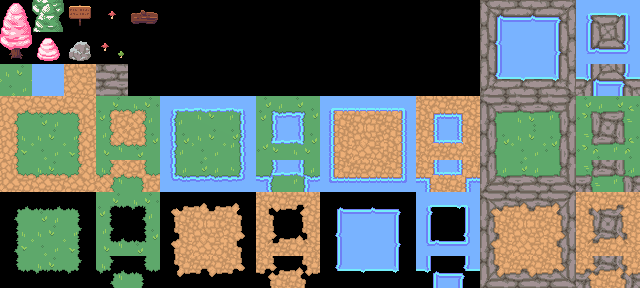

Tiled map render using the project's own tile images. Description and the map definition, with tile-layer contents summarised, below:
An orthogonal 20x9 tile map with 32x32 px tiles, 1 tile layer (ete), 4 tilesets and 195 objects (2x other).

<map version="1.10" tiledversion="1.11.0" orientation="orthogonal" renderorder="right-down" width="20" height="9" tilewidth="32" tileheight="32" infinite="0" nextlayerid="3" nextobjectid="4">
 <tileset firstgid="1" name="RPG Nature Tileset" tilewidth="32" tileheight="32" tilecount="180" columns="20">
  <image source="../ground/RPG Nature Tileset.png" width="641" height="288" />
  <tile id="0">
   <objectgroup draworder="index" id="2">
    <object id="1" x="8.92507" y="3.18751" width="14.1499" height="28.8699" />
    <object id="2" x="6.83041" y="9.19828" width="17.8838" height="4.18935" />
    <object id="3" x="1.00179" y="19.3984" width="30.0875" height="12.4769" />
    <object id="4" x="3.82503" y="13.0233" width="23.0749" height="18.852" />
   </objectgroup>
  </tile>
  <tile id="1">
   <objectgroup draworder="index" id="2">
    <object id="1" x="0" y="0" width="32" height="32" />
   </objectgroup>
  </tile>
  <tile id="2">
   <objectgroup draworder="index" id="2">
    <object id="1" x="4.87236" y="6.01075" width="21.9484" height="12.8412" />
    <object id="2" x="14.7992" y="4.91789" width="2.27681" height="20.9466" />
   </objectgroup>
  </tile>
  <tile id="4">
   <objectgroup draworder="index" id="2">
    <object id="1" x="2.68663" y="13.1144" width="27.0484" height="10.9287" />
    <object id="2" x="11.7938" y="10.0179" width="5.00897" height="10.9287" />
    <object id="3" x="15.71" y="12.0215" width="9.92687" height="3.00541" />
   </objectgroup>
  </tile>
  <tile id="15">
   <objectgroup draworder="index" id="2">
    <object id="1" x="0" y="0" width="32" height="32" />
   </objectgroup>
  </tile>
  <tile id="16">
   <objectgroup draworder="index" id="2">
    <object id="1" x="0" y="0" width="32" height="32" />
   </objectgroup>
  </tile>
  <tile id="17">
   <objectgroup draworder="index" id="2">
    <object id="1" x="0" y="0" width="32" height="32" />
   </objectgroup>
  </tile>
  <tile id="18">
   <objectgroup draworder="index" id="2">
    <object id="1" x="0" y="0" width="32" height="32" />
   </objectgroup>
  </tile>
  <tile id="19">
   <objectgroup draworder="index" id="2">
    <object id="1" x="0" y="0" width="32" height="32" />
   </objectgroup>
  </tile>
  <tile id="20">
   <objectgroup draworder="index" id="2">
    <object id="1" x="8.834" y="0" width="14.332" height="26.8663" />
    <object id="2" x="0" y="0" width="32" height="17.7591" />
   </objectgroup>
  </tile>
  <tile id="22">
   <objectgroup draworder="index" id="2">
    <object id="1" x="4.73575" y="16.0287" width="21.9484" height="13.843" />
    <object id="2" x="8.10543" y="8.834" width="17.668" height="7.46792" />
   </objectgroup>
  </tile>
  <tile id="35">
   <objectgroup draworder="index" id="2">
    <object id="1" x="0" y="0" width="32" height="32" />
   </objectgroup>
  </tile>
  <tile id="36">
   <objectgroup draworder="index" id="2">
    <object id="1" x="0" y="0" width="32" height="32" />
    <object id="2" x="0" y="0" width="32" height="32" />
   </objectgroup>
  </tile>
  <tile id="37">
   <objectgroup draworder="index" id="2">
    <object id="1" x="0" y="0" width="32" height="32" />
   </objectgroup>
  </tile>
  <tile id="38">
   <objectgroup draworder="index" id="2">
    <object id="1" x="0" y="0" width="32" height="32" />
   </objectgroup>
  </tile>
  <tile id="39">
   <objectgroup draworder="index" id="2">
    <object id="1" x="0" y="0" width="32" height="32" />
   </objectgroup>
  </tile>
  <tile id="41">
   <objectgroup draworder="index" id="2">
    <object id="1" x="0" y="0" width="32" height="32" />
   </objectgroup>
  </tile>
  <tile id="43">
   <objectgroup draworder="index" id="2">
    <object id="1" x="0" y="0" width="32" height="32" />
   </objectgroup>
  </tile>
  <tile id="55">
   <objectgroup draworder="index" id="2">
    <object id="1" x="0" y="0" width="32" height="32" />
   </objectgroup>
  </tile>
  <tile id="56">
   <objectgroup draworder="index" id="2">
    <object id="1" x="0" y="0" width="32" height="32" />
   </objectgroup>
  </tile>
  <tile id="57">
   <objectgroup draworder="index" id="2">
    <object id="1" x="0" y="0" width="32" height="32" />
   </objectgroup>
  </tile>
  <tile id="58">
   <objectgroup draworder="index" id="2">
    <object id="1" x="0" y="0" width="32" height="32" />
   </objectgroup>
  </tile>
  <tile id="59">
   <objectgroup draworder="index" id="2">
    <object id="1" x="0" y="0" width="32" height="32" />
   </objectgroup>
  </tile>
  <tile id="65">
   <objectgroup draworder="index" id="2">
    <object id="1" x="0" y="0" width="32" height="15" />
    <object id="2" x="0" y="15" width="15" height="17" />
   </objectgroup>
  </tile>
  <tile id="66">
   <objectgroup draworder="index" id="2">
    <object id="1" x="0" y="0" width="32" height="15" />
   </objectgroup>
  </tile>
  <tile id="67">
   <objectgroup draworder="index" id="2">
    <object id="8" x="0" y="0" width="32" height="15" />
    <object id="9" x="17" y="15" width="15" height="17" />
   </objectgroup>
  </tile>
  <tile id="68">
   <objectgroup draworder="index" id="2">
    <object id="1" x="17" y="17" width="15" height="15" />
   </objectgroup>
  </tile>
  <tile id="69">
   <objectgroup draworder="index" id="2">
    <object id="1" x="0" y="17" width="15" height="15" />
   </objectgroup>
  </tile>
  <tile id="70">
   <objectgroup draworder="index" id="2">
    <object id="1" x="0" y="0" width="32" height="15" />
    <object id="2" x="0" y="15" width="15" height="17" />
   </objectgroup>
  </tile>
  <tile id="71">
   <objectgroup draworder="index" id="2">
    <object id="1" x="0" y="0" width="32" height="15" />
   </objectgroup>
  </tile>
  <tile id="72">
   <objectgroup draworder="index" id="2">
    <object id="1" x="0" y="0" width="32" height="15" />
    <object id="2" x="17" y="15" width="15" height="17" />
   </objectgroup>
  </tile>
  <tile id="73">
   <objectgroup draworder="index" id="2">
    <object id="1" x="17" y="17" width="15" height="15" />
   </objectgroup>
  </tile>
  <tile id="74">
   <objectgroup draworder="index" id="2">
    <object id="1" x="0" y="17" width="15" height="15" />
   </objectgroup>
  </tile>
  <tile id="75">
   <objectgroup draworder="index" id="2">
    <object id="1" x="0" y="0" width="32" height="15" />
    <object id="2" x="0" y="15" width="15" height="17" />
   </objectgroup>
  </tile>
  <tile id="76">
   <objectgroup draworder="index" id="2">
    <object id="1" x="0" y="0" width="32" height="15" />
   </objectgroup>
  </tile>
  <tile id="77">
   <objectgroup draworder="index" id="2">
    <object id="1" x="0" y="0" width="32" height="15" />
    <object id="2" x="17" y="15" width="15" height="17" />
   </objectgroup>
  </tile>
  <tile id="78">
   <objectgroup draworder="index" id="2">
    <object id="1" x="17" y="17" width="15" height="15" />
   </objectgroup>
  </tile>
  <tile id="79">
   <objectgroup draworder="index" id="2">
    <object id="1" x="0" y="17" width="15" height="15" />
   </objectgroup>
  </tile>
  <tile id="85">
   <objectgroup draworder="index" id="2">
    <object id="1" x="0" y="0" width="15" height="32" />
   </objectgroup>
  </tile>
  <tile id="87">
   <objectgroup draworder="index" id="2">
    <object id="1" x="17" y="0" width="15" height="32" />
   </objectgroup>
  </tile>
  <tile id="88">
   <objectgroup draworder="index" id="2">
    <object id="1" x="17" y="0" width="15" height="15" />
   </objectgroup>
  </tile>
  <tile id="89">
   <objectgroup draworder="index" id="2">
    <object id="1" x="0" y="0" width="15" height="15" />
   </objectgroup>
  </tile>
  <tile id="90">
   <objectgroup draworder="index" id="2">
    <object id="1" x="0" y="0" width="15" height="32" />
   </objectgroup>
  </tile>
  <tile id="92">
   <objectgroup draworder="index" id="2">
    <object id="1" x="17" y="0" width="15" height="32" />
   </objectgroup>
  </tile>
  <tile id="93">
   <objectgroup draworder="index" id="2">
    <object id="1" x="17" y="0" width="15" height="15" />
   </objectgroup>
  </tile>
  <tile id="94">
   <objectgroup draworder="index" id="2">
    <object id="1" x="0" y="0" width="15" height="15" />
   </objectgroup>
  </tile>
  <tile id="95">
   <objectgroup draworder="index" id="2">
    <object id="1" x="0" y="0" width="15" height="32" />
   </objectgroup>
  </tile>
  <tile id="97">
   <objectgroup draworder="index" id="2">
    <object id="1" x="17" y="0" width="15" height="32" />
   </objectgroup>
  </tile>
  <tile id="98">
   <objectgroup draworder="index" id="2">
    <object id="1" x="17" y="0" width="15" height="15" />
   </objectgroup>
  </tile>
  <tile id="99">
   <objectgroup draworder="index" id="2">
    <object id="1" x="0" y="0" width="15" height="15" />
   </objectgroup>
  </tile>
  <tile id="105">
   <objectgroup draworder="index" id="2">
    <object id="1" x="0" y="17" width="32" height="15" />
    <object id="2" x="0" y="0" width="15" height="17" />
   </objectgroup>
  </tile>
  <tile id="106">
   <objectgroup draworder="index" id="2">
    <object id="1" x="0" y="17" width="32" height="15" />
   </objectgroup>
  </tile>
  <tile id="107">
   <objectgroup draworder="index" id="2">
    <object id="1" x="0" y="17" width="32" height="15" />
    <object id="2" x="17" y="0" width="15" height="17" />
   </objectgroup>
  </tile>
  <tile id="108">
   <objectgroup draworder="index" id="2">
    <object id="1" x="17" y="0" width="15" height="15" />
    <object id="2" x="0" y="17" width="15" height="15" />
   </objectgroup>
  </tile>
  <tile id="109">
   <objectgroup draworder="index" id="2">
    <object id="1" x="17" y="17" width="15" height="15" />
    <object id="2" x="0" y="0" width="15" height="15" />
   </objectgroup>
  </tile>
  <tile id="110">
   <objectgroup draworder="index" id="2">
    <object id="1" x="0" y="17" width="32" height="15" />
    <object id="2" x="0" y="0" width="15" height="17" />
   </objectgroup>
  </tile>
  <tile id="111">
   <objectgroup draworder="index" id="2">
    <object id="1" x="0" y="17" width="32" height="15" />
   </objectgroup>
  </tile>
  <tile id="112">
   <objectgroup draworder="index" id="2">
    <object id="1" x="0" y="17" width="32" height="15" />
    <object id="2" x="17" y="0" width="15" height="17" />
   </objectgroup>
  </tile>
  <tile id="113">
   <objectgroup draworder="index" id="2">
    <object id="1" x="17" y="0" width="15" height="15" />
    <object id="2" x="0" y="17" width="15" height="15" />
   </objectgroup>
  </tile>
  <tile id="114">
   <objectgroup draworder="index" id="2">
    <object id="1" x="0" y="0" width="15" height="15" />
    <object id="2" x="17" y="17" width="15" height="15" />
   </objectgroup>
  </tile>
  <tile id="115">
   <objectgroup draworder="index" id="2">
    <object id="1" x="0" y="17" width="32" height="15" />
    </objectgroup>
  </tile>
  <tile id="116">
   <objectgroup draworder="index" id="2">
    <!-- 1 objects omitted --></objectgroup>
  </tile>
  <tile id="117">
   <objectgroup draworder="index" id="2">
    <!-- 2 objects omitted --></objectgroup>
  </tile>
  <tile id="118">
   <objectgroup draworder="index" id="2">
    <!-- 2 objects omitted --></objectgroup>
  </tile>
  <tile id="119">
   <objectgroup draworder="index" id="2">
    <!-- 2 objects omitted --></objectgroup>
  </tile>
  <tile id="130">
   <objectgroup draworder="index" id="2">
    <!-- 1 objects omitted --></objectgroup>
  </tile>
  <tile id="131">
   <objectgroup draworder="index" id="2">
    <!-- 1 objects omitted --></objectgroup>
  </tile>
  <tile id="132">
   <objectgroup draworder="index" id="2">
    <!-- 1 objects omitted --></objectgroup>
  </tile>
  <tile id="133">
   <objectgroup draworder="index" id="2">
    <!-- 2 objects omitted --></objectgroup>
  </tile>
  <tile id="134">
   <objectgroup draworder="index" id="2">
    <!-- 2 objects omitted --></objectgroup>
  </tile>
  <tile id="135">
   <objectgroup draworder="index" id="2">
    <!-- 2 objects omitted --></objectgroup>
  </tile>
  <tile id="136">
   <objectgroup draworder="index" id="2">
    <!-- 1 objects omitted --></objectgroup>
  </tile>
  <tile id="137">
   <objectgroup draworder="index" id="2">
    <!-- 2 objects omitted --></objectgroup>
  </tile>
  <tile id="138">
   <objectgroup draworder="index" id="2">
    <!-- 1 objects omitted --></objectgroup>
  </tile>
  <tile id="139">
   <objectgroup draworder="index" id="2">
    <!-- 1 objects omitted --></objectgroup>
  </tile>
  <tile id="150">
   <objectgroup draworder="index" id="2">
    <!-- 1 objects omitted --></objectgroup>
  </tile>
  <tile id="151">
   <objectgroup draworder="index" id="2">
    <!-- 1 objects omitted --></objectgroup>
  </tile>
  <tile id="153">
   <objectgroup draworder="index" id="2">
    <!-- 2 objects omitted --></objectgroup>
  </tile>
  <tile id="154">
   <objectgroup draworder="index" id="2">
    <!-- 2 objects omitted --></objectgroup>
  </tile>
  <tile id="155">
   <objectgroup draworder="index" id="2">
    <!-- 1 objects omitted --></objectgroup>
  </tile>
  <tile id="157">
   <objectgroup draworder="index" id="2">
    <!-- 1 objects omitted --></objectgroup>
  </tile>
  <tile id="158">
   <objectgroup draworder="index" id="2">
    <!-- 1 objects omitted --></objectgroup>
  </tile>
  <tile id="159">
   <objectgroup draworder="index" id="2">
    <!-- 1 objects omitted --></objectgroup>
  </tile>
  <tile id="170">
   <objectgroup draworder="index" id="2">
    <!-- 1 objects omitted --></objectgroup>
  </tile>
  <tile id="171">
   <objectgroup draworder="index" id="2">
    <!-- 1 objects omitted --></objectgroup>
  </tile>
  <tile id="172">
   <objectgroup draworder="index" id="2">
    <!-- 1 objects omitted --></objectgroup>
  </tile>
  <tile id="173">
   <objectgroup draworder="index" id="2">
    <!-- 2 objects omitted --></objectgroup>
  </tile>
  <tile id="174">
   <objectgroup draworder="index" id="2">
    <!-- 2 objects omitted --></objectgroup>
  </tile>
  <tile id="175">
   <objectgroup draworder="index" id="2">
    <!-- 2 objects omitted --></objectgroup>
  </tile>
  <tile id="176">
   <objectgroup draworder="index" id="2">
    <!-- 1 objects omitted --></objectgroup>
  </tile>
  <tile id="177">
   <objectgroup draworder="index" id="2">
    <!-- 2 objects omitted --></objectgroup>
  </tile>
  <tile id="178">
   <objectgroup draworder="index" id="2">
    <!-- 2 objects omitted --></objectgroup>
  </tile>
  <tile id="179">
   <objectgroup draworder="index" id="2">
    <!-- 2 objects omitted --></objectgroup>
  </tile>
 </tileset>
 <tileset firstgid="181" name="IceTileset" tilewidth="32" tileheight="32" tilecount="180" columns="20">
  <image source="../ground/IceTileset.png" width="640" height="288" />
  <tile id="15">
   <objectgroup draworder="index" id="2">
    <!-- 2 objects omitted --></objectgroup>
  </tile>
  <tile id="16">
   <objectgroup>
    <!-- 1 objects omitted --></objectgroup>
  </tile>
  <tile id="17">
   <objectgroup draworder="index" id="2">
    <!-- 2 objects omitted --></objectgroup>
  </tile>
  <tile id="18">
   <objectgroup draworder="index" id="2">
    <!-- 1 objects omitted --></objectgroup>
  </tile>
  <tile id="19">
   <objectgroup draworder="index" id="2">
    <!-- 1 objects omitted --></objectgroup>
  </tile>
  <tile id="35">
   <objectgroup draworder="index" id="2">
    <!-- 1 objects omitted --></objectgroup>
  </tile>
  <tile id="37">
   <objectgroup draworder="index" id="2">
    <!-- 1 objects omitted --></objectgroup>
  </tile>
  <tile id="38">
   <objectgroup draworder="index" id="2">
    <!-- 1 objects omitted --></objectgroup>
  </tile>
  <tile id="39">
   <objectgroup draworder="index" id="2">
    <!-- 1 objects omitted --></objectgroup>
  </tile>
  <tile id="43">
   <objectgroup draworder="index" id="2">
    <!-- 1 objects omitted --></objectgroup>
  </tile>
  <tile id="55">
   <objectgroup draworder="index" id="3">
    <!-- 2 objects omitted --></objectgroup>
  </tile>
  <tile id="56">
   <objectgroup>
    <!-- 1 objects omitted --></objectgroup>
  </tile>
  <tile id="57">
   <objectgroup draworder="index" id="2">
    <!-- 2 objects omitted --></objectgroup>
  </tile>
  <tile id="58">
   <objectgroup draworder="index" id="2">
    <!-- 2 objects omitted --></objectgroup>
  </tile>
  <tile id="59">
   <objectgroup draworder="index" id="2">
    <!-- 2 objects omitted --></objectgroup>
  </tile>
  <tile id="75">
   <objectgroup draworder="index" id="4">
    <!-- 2 objects omitted --></objectgroup>
  </tile>
  <tile id="76">
   <objectgroup>
    <!-- 1 objects omitted --></objectgroup>
  </tile>
  <tile id="77">
   <objectgroup draworder="index" id="2">
    <!-- 2 objects omitted --></objectgroup>
  </tile>
  <tile id="78">
   <objectgroup draworder="index" id="2">
    <!-- 1 objects omitted --></objectgroup>
  </tile>
  <tile id="79">
   <objectgroup draworder="index" id="2">
    <!-- 1 objects omitted --></objectgroup>
  </tile>
  <tile id="95">
   <objectgroup draworder="index" id="2">
    <!-- 1 objects omitted --></objectgroup>
  </tile>
  <tile id="97">
   <objectgroup draworder="index" id="2">
    <!-- 1 objects omitted --></objectgroup>
  </tile>
  <tile id="98">
   <objectgroup draworder="index" id="2">
    <!-- 1 objects omitted --></objectgroup>
  </tile>
  <tile id="99">
   <objectgroup draworder="index" id="2">
    <!-- 1 objects omitted --></objectgroup>
  </tile>
  <tile id="115">
   <objectgroup draworder="index" id="2">
    <!-- 2 objects omitted --></objectgroup>
  </tile>
  <tile id="116">
   <objectgroup draworder="index" id="2">
    <!-- 1 objects omitted --></objectgroup>
  </tile>
  <tile id="117">
   <objectgroup draworder="index" id="2">
    <!-- 2 objects omitted --></objectgroup>
  </tile>
  <tile id="118">
   <objectgroup draworder="index" id="2">
    <!-- 2 objects omitted --></objectgroup>
  </tile>
  <tile id="119">
   <objectgroup draworder="index" id="2">
    <!-- 2 objects omitted --></objectgroup>
  </tile>
  <tile id="135">
   <objectgroup draworder="index" id="2">
    <!-- 2 objects omitted --></objectgroup>
  </tile>
  <tile id="136">
   <objectgroup draworder="index" id="2">
    <!-- 1 objects omitted --></objectgroup>
  </tile>
  <tile id="137">
   <objectgroup draworder="index" id="2">
    <!-- 2 objects omitted --></objectgroup>
  </tile>
  <tile id="138">
   <objectgroup draworder="index" id="2">
    <!-- 1 objects omitted --></objectgroup>
  </tile>
  <tile id="139">
   <objectgroup draworder="index" id="2">
    <!-- 1 objects omitted --></objectgroup>
  </tile>
  <tile id="155">
   <objectgroup draworder="index" id="2">
    <!-- 1 objects omitted --></objectgroup>
  </tile>
  <tile id="157">
   <objectgroup draworder="index" id="3">
    <!-- 1 objects omitted --></objectgroup>
  </tile>
  <tile id="158">
   <objectgroup draworder="index" id="2">
    <!-- 1 objects omitted --></objectgroup>
  </tile>
  <tile id="159">
   <objectgroup draworder="index" id="2">
    <!-- 1 objects omitted --></objectgroup>
  </tile>
  <tile id="175">
   <objectgroup draworder="index" id="6">
    <!-- 2 objects omitted --></objectgroup>
  </tile>
  <tile id="176">
   <objectgroup>
    <!-- 1 objects omitted --></objectgroup>
  </tile>
  <tile id="177">
   <objectgroup draworder="index" id="2">
    <!-- 2 objects omitted --></objectgroup>
  </tile>
  <tile id="178">
   <objectgroup draworder="index" id="2">
    <!-- 2 objects omitted --></objectgroup>
  </tile>
  <tile id="179">
   <objectgroup draworder="index" id="3">
    <!-- 2 objects omitted --></objectgroup>
  </tile>
 </tileset>
 <tileset firstgid="361" source="RPG Nature Tileset Autumn.tsx" />
 <tileset firstgid="496" source="Spring.tsx" />
 <layer id="1" name="ete" width="20" height="9">
  <data>[180 cells, 180 non-empty, 180 distinct tile ids]</data>
 </layer>
 <objectgroup id="2" name="mapObj">
  <!-- 2 objects omitted --></objectgroup>
</map>
<!-- 111 of 195 objects omitted -->
